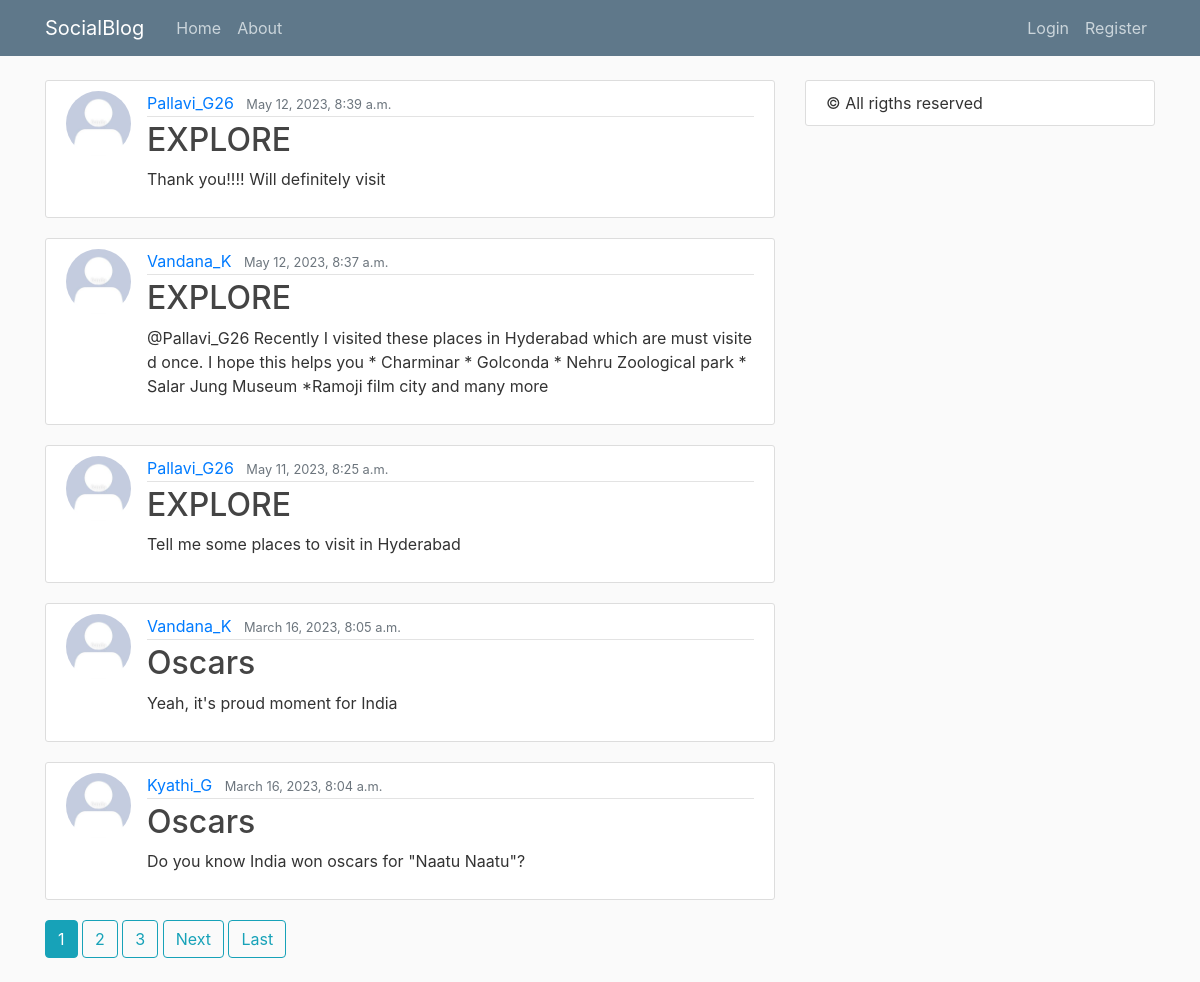
The page / on the database its author committed.
### socialblog/models.py (models this page shows, shortened)
class Post(models.Model):
    title = models.CharField(max_length=100)
    content = models.TextField()
    date_posted = models.DateTimeField(default=timezone.now)
    author = models.ForeignKey(User, on_delete=models.CASCADE)

### users/models.py (models this page shows, shortened)
class Profile(models.Model):
    user = models.OneToOneField(User,on_delete=models.CASCADE)
    image = models.ImageField(default='default.jpg',upload_to='profile_pics')

### socialblog/views.py (the view)
# urls.py: path('', PostListView.as_view(), name="blog-home"),
class PostListView(ListView):
    model = Post
    template_name = 'socialblog/home.html'
    context_object_name = 'posts'
    ordering = ['-date_posted']
    paginate_by = 5

### socialblog/templates/socialblog/home.html (shortened to what this page needs)
{% extends "socialblog/base_layout.html" %}
{% block content %}
    {% for post in posts %}
        <article class="media content-section">
            <img class="rounded-circle article-img" src="{{ post.author.profile.image.url }}">
            <div class="media-body">
                <div class="article-metadata">
                    <a class="mr-2" href="{% url 'user-posts' post.author.username %}">{{ post.author }}</a>
                    <small class="text-muted">{{ post.date_posted }}</small>
                </div>
                <h2><a class="article-title" href="{% url 'post-detail' post.id %}">{{ post.title }}</a></h2>
                <p class="article-content">{{ post.content }}</p>
            </div>
        </article>
    {% endfor %}
    {% if is_paginated %}
        {% for num in page_obj.paginator.page_range %}
            {% if page_obj.number == num %}
                <a class="btn btn-info mb-4" href="?page={{ num }}">{{ num }}</a>
            {% elif num > page_obj.number|add:'-3' and num < page_obj.number|add:'3' %}
                <a class="btn btn-outline-info mb-4" href="?page={{ num }}">{{ num }}</a>
            {% endif %}
        {% endfor %}
        {% if page_obj.has_next %}
            <a class="btn btn-outline-info mb-4" href="?page={{ page_obj.next_page_number }}">Next</a>
            <a class="btn btn-outline-info mb-4" href="?page={{ page_obj.paginator.num_pages }}">Last</a>
        {% endif %}
    {% endif %}
{% endblock content %}

### socialblog/templates/socialblog/base_layout.html (shortened to what this page needs)
<!DOCTYPE html>
{% load static %}
<html lang="en">
<head>
    <link rel="stylesheet" href="https://maxcdn.bootstrapcdn.com/bootstrap/4.0.0/css/bootstrap.min.css">
    <link rel="stylesheet" type="text/css" href="{% static 'socialblog/main.css' %}">
</head>
<body>
    <header class="site-header">
      <nav class="navbar navbar-expand-md navbar-dark bg-steel fixed-top">
        <div class="container">
          <a class="navbar-brand mr-4" href="{% url 'blog-home' %}">SocialBlog</a>
          <div class="collapse navbar-collapse" id="navbarToggle">
            <div class="navbar-nav mr-auto">
              <a class="nav-item nav-link" href="{% url 'blog-home' %}">Home</a>
              <a class="nav-item nav-link" href="{% url 'blog-about' %}">About</a>
            </div>
            <div class="navbar-nav">
              {% if user.is_authenticated %}
                  <a class="nav-item nav-link" href="{% url 'post-create' %}">Create Post</a>
                  <a class="nav-item nav-link" href="{% url 'profile' %}">Profile</a>
                  <a class="nav-item nav-link" href="{% url 'logout' %}">Logout</a>
              {% else %}
                  <a class="nav-item nav-link" href="{% url 'login' %}">Login</a>
                  <a class="nav-item nav-link" href="{% url 'register' %}">Register</a>
              {% endif %}
            </div>
          </div>
        </div>
      </nav>
    </header>
    <main role="main" class="container">
      <div class="row">
        <div class="col-md-8">
        {% block content %}{% endblock %}
        </div>
        <div class="col-md-4">
          <div class="content-section">
            &copy; All rigths reserved
          </div>
        </div>
      </div>
    </main>
</body>
</html>

### socialblog/static/socialblog/main.css (style rules this page uses)
body { background: #fafafa; color: #333333; margin-top: 5rem; }
h1, h2, h3, h4, h5, h6 { color: #444444; }
.bg-steel { background-color: #5f788a; }
.site-header .navbar-nav .nav-link { color: #cbd5db; }
.content-section { background: #ffffff; padding: 10px 20px; border: 1px solid #dddddd; border-radius: 3px; margin-bottom: 20px; }
.article-title { color: #444444; }
.article-content { word-break: break-all; white-space: normal; }
.article-img { height: 65px; width: 65px; margin-right: 16px; }
.article-metadata { padding-bottom: 1px; margin-bottom: 4px; border-bottom: 1px solid #e3e3e3 }

### rows shown on the page
Post: author.profile.image (placeholder picture), author "Pallavi_G26", date_posted "May 12, 2023, 8:39 a.m.", title "EXPLORE", content "Thank you!!!! Will definitely visit"
Post: author.profile.image (placeholder picture), author "Vandana_K", date_posted "May 12, 2023, 8:37 a.m.", title "EXPLORE", content "@Pallavi_G26 Recently I visited these places in Hyderabad which are must visited once. I hope this helps you * Charminar * Golconda * Nehru Zoological park * Salar Jung Museum *Ramoji film city and many more"
Post: author.profile.image (placeholder picture), author "Pallavi_G26", date_posted "May 11, 2023, 8:25 a.m.", title "EXPLORE", content "Tell me some places to visit in Hyderabad"
Post: author.profile.image (placeholder picture), author "Vandana_K", date_posted "March 16, 2023, 8:05 a.m.", title "Oscars", content "Yeah, it's proud moment for India"
Post: author.profile.image (placeholder picture), author "Kyathi_G", date_posted "March 16, 2023, 8:04 a.m.", title "Oscars", content "Do you know India won oscars for \"Naatu Naatu\"?"

### other values the page prints
{{ num }} "1"
{{ num }} "2" "3"
